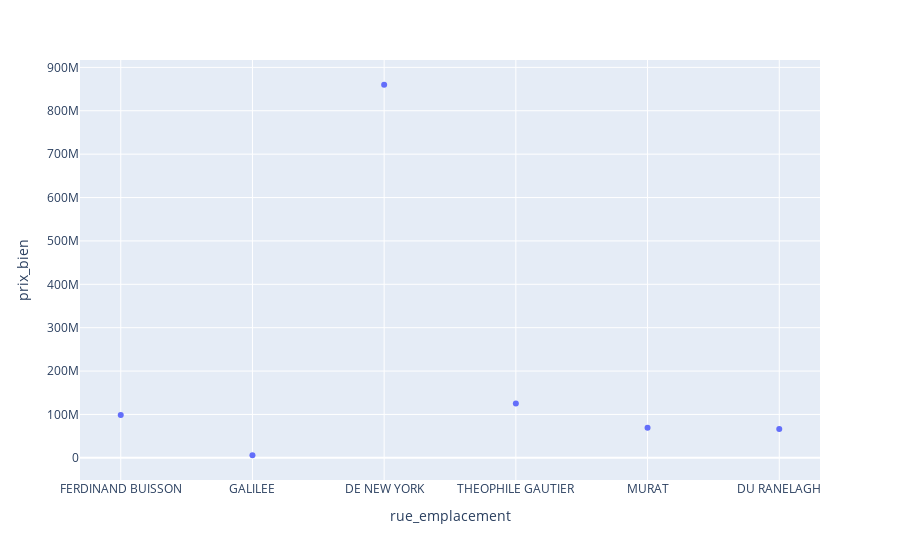

Here is the notebook cell this chart was saved with:
### Code cell
px.scatter(bien_trans_emp,x=bien_trans_emp.rue_emplacement, y=bien_trans_emp.prix_bien)

### Figure 1 — Plotly figure (JSON) as saved in the notebook; plotly's stock layout.template omitted (floating-point values rounded to 4 significant figures)
{"data": [{"hovertemplate": "rue_emplacement=%{x}<br>prix_bien=%{y}<extra></extra>", "legendgroup": "", "marker": {"color": "#636efa", "symbol": "circle"}, "mode": "markers", "name": "", "orientation": "v", "showlegend": false, "type": "scatter", "x": ["FERDINAND BUISSON", "GALILEE", "DE NEW YORK", "THEOPHILE GAUTIER", "MURAT", "DU RANELAGH"], "xaxis": "x", "y": ["990000,00", "59300,00", "8600000,00", "1250000,00", "694720,00", "665000,00"], "yaxis": "y"}], "layout": {"legend": {"tracegroupgap": 0}, "margin": {"t": 60}, "xaxis": {"anchor": "y", "domain": [0, 1], "title": {"text": "rue_emplacement"}}, "yaxis": {"anchor": "x", "domain": [0, 1], "title": {"text": "prix_bien"}}}}
